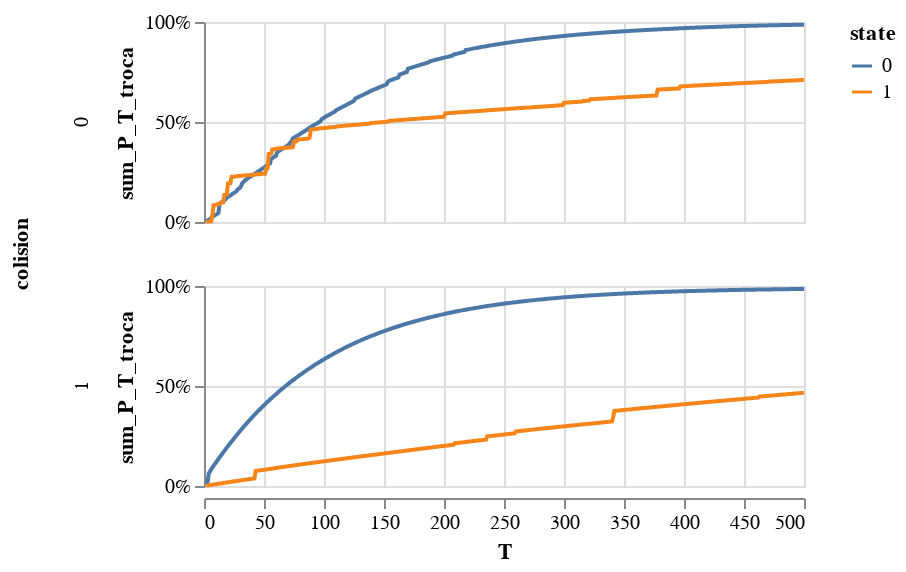

Source (notebook cell):
### Code cell
alt.Chart(db_mean).mark_line().encode(
    x = 'T',
    y = alt.Y('sum_P_T_troca').axis(format = '%'),
    color = 'state:N',
    row = 'colision:N',
).properties(height = 100).resolve_scale(y = 'independent')

### Figure 1 — Vega-Lite specification as saved in the notebook (floating-point values rounded to 4 significant figures; data arrays with more than 128 entries replaced by an {"elided": "..."} marker saying what was removed)
{"config": {"view": {"continuousWidth": 300, "continuousHeight": 300}}, "data": {"name": "data-3e95b1d383a8f3ac5079b86d4eba64ba"}, "mark": {"type": "line"}, "encoding": {"color": {"field": "state", "type": "nominal"}, "row": {"field": "colision", "type": "nominal"}, "x": {"field": "T", "type": "quantitative"}, "y": {"axis": {"format": "%"}, "field": "sum_P_T_troca", "type": "quantitative"}}, "height": 100, "resolve": {"scale": {"y": "independent"}}, "$schema": "https://vega.github.io/schema/vega-lite/v5.17.0.json", "datasets": {"data-3e95b1d383a8f3ac5079b86d4eba64ba": {"elided": "1996 records"}}}
